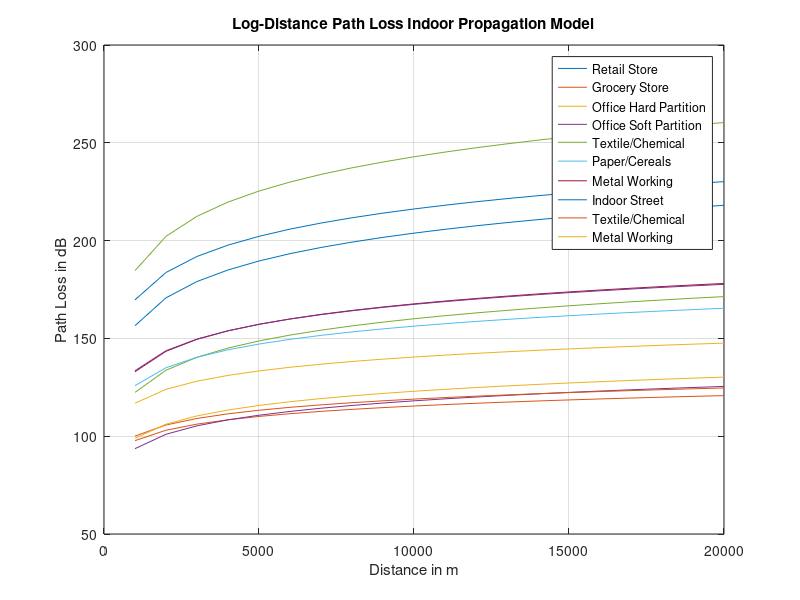

The MATLAB source for this figure:
% Analysis of Log-distance path loss propagation model (w/ & w/o Shadow)
clc
close all;

with_shadowing = input("w/ Shadowing? ");
d0 = input("Enter the reference distance: "); % Fixed_Distance
d = 1e3 : 1e3 : 20e3;
n = rand(1,12)*(6-1.6) + 1.6; % Path_Loss_Exponent - Values must be between 1.6 to 6
Sigma = rand(1,12)*(15-3) + 3;
f = randi([900, 4000], 1,12);
X = zeros(1,12);

for i = 1:12
    Lambda(i) = 3e8 / (f(i) * 10 ^ 6);
    PL_D0(i) = 20 * log10((4 * pi * d0) / Lambda(i));
    if(with_shadowing)
        X(i) = X(i) = normrnd(0, Sigma(i)); % randn(size(PL_D0(i))) * Sigma(i); 
    end
end
for i = 1:12
    for j = 1:20
        PL(i, j) = PL_D0(i) + 10 * n(i) * log10(d(j) / d0)... % Path loss
            + X(i);
    end
end

plot(d, PL);
legend("Retail Store", "Grocery Store", "Office Hard Partition", "Office Soft Partition", "Textile/Chemical",...
    "Paper/Cereals", "Metal Working", "Indoor Street", "Textile/Chemical", "Metal Working");
xlabel("Distance in m");
ylabel("Path Loss in dB");
title("Log-Distance Path Loss Indoor Propagation Model");
grid on;
